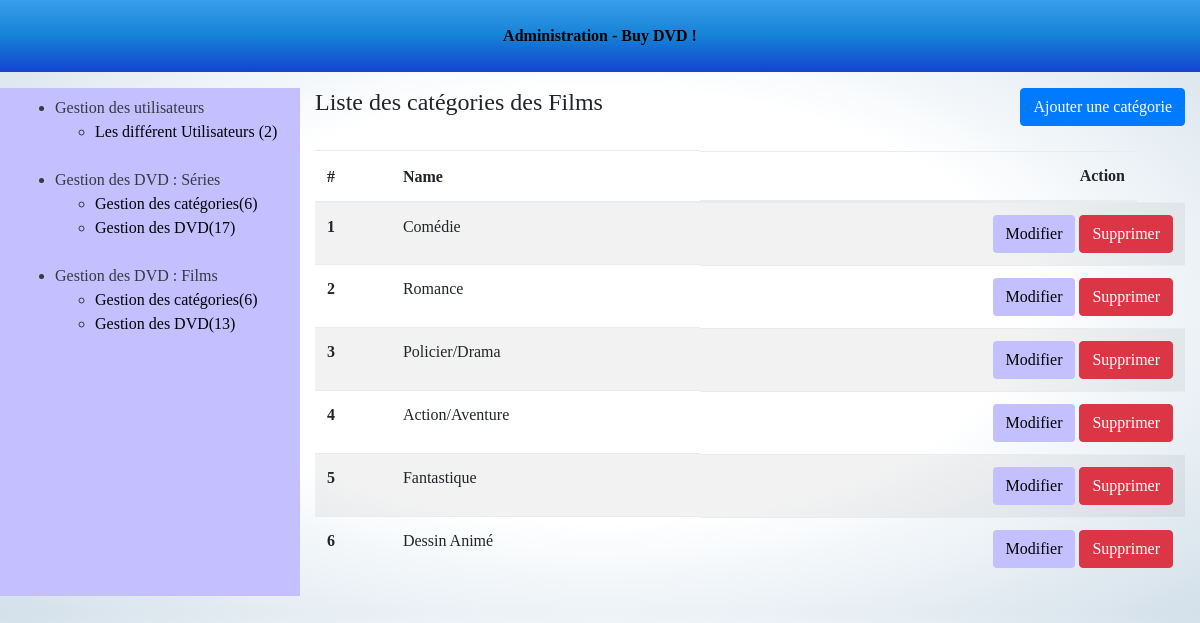
The app's page /admin/categoryfilm-list.php (signed in) with its own data.
### tables this page shows
CREATE TABLE `categorymoovie` (
  `id` int(11) NOT NULL,
  `name` varchar(255) NOT NULL,
  `image` varchar(255) DEFAULT NULL
);

### admin/categoryfilm-list.php (the view, shortened to what this page needs)
<?php
require_once '../tools/_db.php';
$query = $db->query('SELECT * FROM categorymoovie');
$categoriesfilm = $query->fetchall();
?>
<!DOCTYPE html>
<html>
	<head>
		<?php require 'partials/head_assets.php'; ?>
	</head>
	<body class="index-body">
		<div class="container-fluid">
			<?php require 'partials/header.php'; ?>
			<div class="row my-3 index-content">
				<?php require 'partials/nav.php'; ?>
				<section class="col-9">
					<header class="pb-4 d-flex justify-content-between">
						<h4>Liste des catégories des Films</h4>
						<a class="btn btn-primary" href="categoryserie-form.php">Ajouter une catégorie</a>
					</header>
					<table class="table table-striped">
						<thead>
							<tr>
								<th>#</th>
								<th>Name</th>
								<th class="d-flex justify-content-end mr-5">Action</th>
							</tr>
						</thead>
						<tbody>
							<?php if($categoriesfilm): ?>
							<?php foreach($categoriesfilm as $category): ?>
							<tr>
								<th><?php echo htmlentities($category['id']); ?></th>
								<td><?php echo htmlentities($category['name']); ?></td>
								<td class="d-flex justify-content-end">
									<a href="categoryfilm-form.php?categorymoovie_id=<?php echo $category['id']; ?>&action=edit" class="btn button mr-1">Modifier</a>
									<a onclick="return confirm('Are you sure?')" href="categoryfilm-list.php?categorymoovie_id=<?php echo $category['id']; ?>&action=delete" class="btn btn-danger">Supprimer</a>
								</td>
							</tr>
							<?php endforeach; ?>
							<?php else: ?>
								Aucune catégorie enregistré.
							<?php endif; ?>
						</tbody>
					</table>
				</section>
			</div>
		</div>
	</body>
</html>

### css/moovieseriestv.css (style rules this page uses)
body { margin: 0; padding: 0; font-family: 'Bodoni 72', cursive; background-image: radial-gradient(white, white, #D3E0EA); }
.button, .buttontwo, .buttonThree { background-color:#C4BFFF; }
a { color: black; }

### records on screen
categorymoovie: id "1", name "Comédie"
categorymoovie: id "2", name "Romance"
categorymoovie: id "3", name "Policier/Drama"
categorymoovie: id "4", name "Action/Aventure"
categorymoovie: id "5", name "Fantastique"
categorymoovie: id "6", name "Dessin Animé"

### other values on screen
$nbUsers "2"
$nbCategoriesSerie "6"
$nbDvdSeries "17"
$nbCategoriesFilm "6"
$nbDvdFilm "13"
